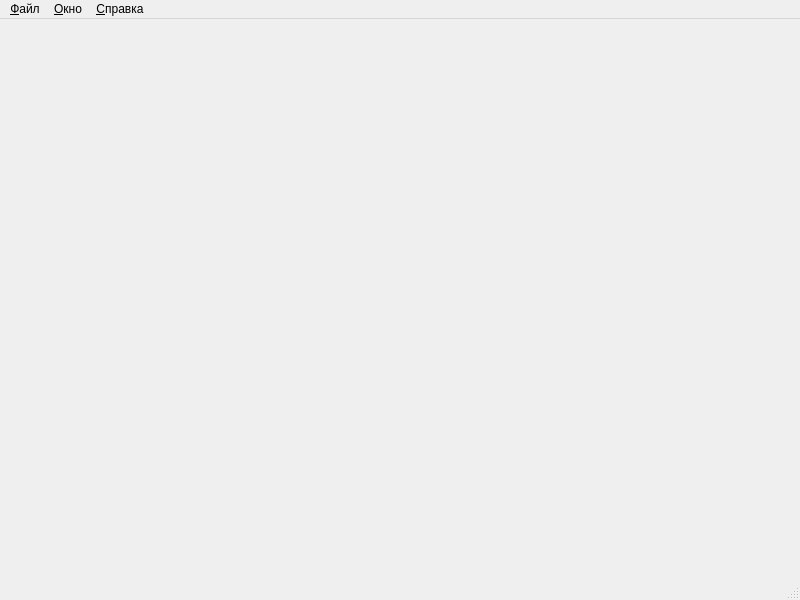
<?xml version="1.0" encoding="UTF-8"?>
<ui version="4.0">
 <class>MainWindow</class>
 <widget class="QMainWindow" name="MainWindow">
  <property name="geometry">
   <rect>
    <x>0</x>
    <y>0</y>
    <width>800</width>
    <height>600</height>
   </rect>
  </property>
  <property name="windowTitle">
   <string>RodSystemEstimator[*]</string>
  </property>
  <property name="windowIcon">
   <iconset resource="../../resources/icons/icons.qrc">
    <normaloff>:/icons/statistics.svg</normaloff>:/icons/statistics.svg</iconset>
  </property>
  <widget class="QWidget" name="centralWidget"/>
  <widget class="QMenuBar" name="menuBar">
   <property name="geometry">
    <rect>
     <x>0</x>
     <y>0</y>
     <width>800</width>
     <height>25</height>
    </rect>
   </property>
   <widget class="QMenu" name="menuWindow">
    <property name="title">
     <string>&amp;Окно</string>
    </property>
   </widget>
   <widget class="QMenu" name="menuFile">
    <property name="title">
     <string>&amp;Файл</string>
    </property>
    <addaction name="separator"/>
    <addaction name="actionNewProject"/>
    <addaction name="actionOpenProject"/>
    <addaction name="separator"/>
    <addaction name="actionSaveProject"/>
    <addaction name="actionSaveAsProject"/>
    <addaction name="separator"/>
    <addaction name="actionExit"/>
   </widget>
   <widget class="QMenu" name="menuHelp">
    <property name="title">
     <string>&amp;Справка</string>
    </property>
    <addaction name="actionAboutQt"/>
    <addaction name="actionAboutProgram"/>
   </widget>
   <addaction name="menuFile"/>
   <addaction name="menuWindow"/>
   <addaction name="menuHelp"/>
  </widget>
  <widget class="QStatusBar" name="statusBar"/>
  <action name="actionNewProject">
   <property name="icon">
    <iconset resource="../../resources/icons/icons.qrc">
     <normaloff>:/icons/document-new.svg</normaloff>:/icons/document-new.svg</iconset>
   </property>
   <property name="text">
    <string>&amp;Новый</string>
   </property>
   <property name="shortcut">
    <string>Ctrl+N</string>
   </property>
  </action>
  <action name="actionOpenProject">
   <property name="icon">
    <iconset resource="../../resources/icons/icons.qrc">
     <normaloff>:/icons/document-open.svg</normaloff>:/icons/document-open.svg</iconset>
   </property>
   <property name="text">
    <string>&amp;Открыть...</string>
   </property>
   <property name="shortcut">
    <string>Ctrl+O</string>
   </property>
  </action>
  <action name="actionSaveProject">
   <property name="text">
    <string>Сохранить</string>
   </property>
   <property name="shortcut">
    <string>Ctrl+S</string>
   </property>
  </action>
  <action name="actionSaveAsProject">
   <property name="icon">
    <iconset resource="../../resources/icons/icons.qrc">
     <normaloff>:/icons/document-save-as.svg</normaloff>:/icons/document-save-as.svg</iconset>
   </property>
   <property name="text">
    <string>Сохранить &amp;как...</string>
   </property>
   <property name="shortcut">
    <string>Ctrl+Shift+S</string>
   </property>
  </action>
  <action name="actionExit">
   <property name="text">
    <string>&amp;Выход</string>
   </property>
   <property name="toolTip">
    <string>Выход</string>
   </property>
   <property name="shortcut">
    <string>Ctrl+Q</string>
   </property>
  </action>
  <action name="actionAboutQt">
   <property name="text">
    <string>О &amp;Qt</string>
   </property>
  </action>
  <action name="actionAboutProgram">
   <property name="text">
    <string>О &amp;программе</string>
   </property>
  </action>
 </widget>
 <resources>
  <include location="../../resources/icons/icons.qrc"/>
 </resources>
 <connections/>
</ui>
